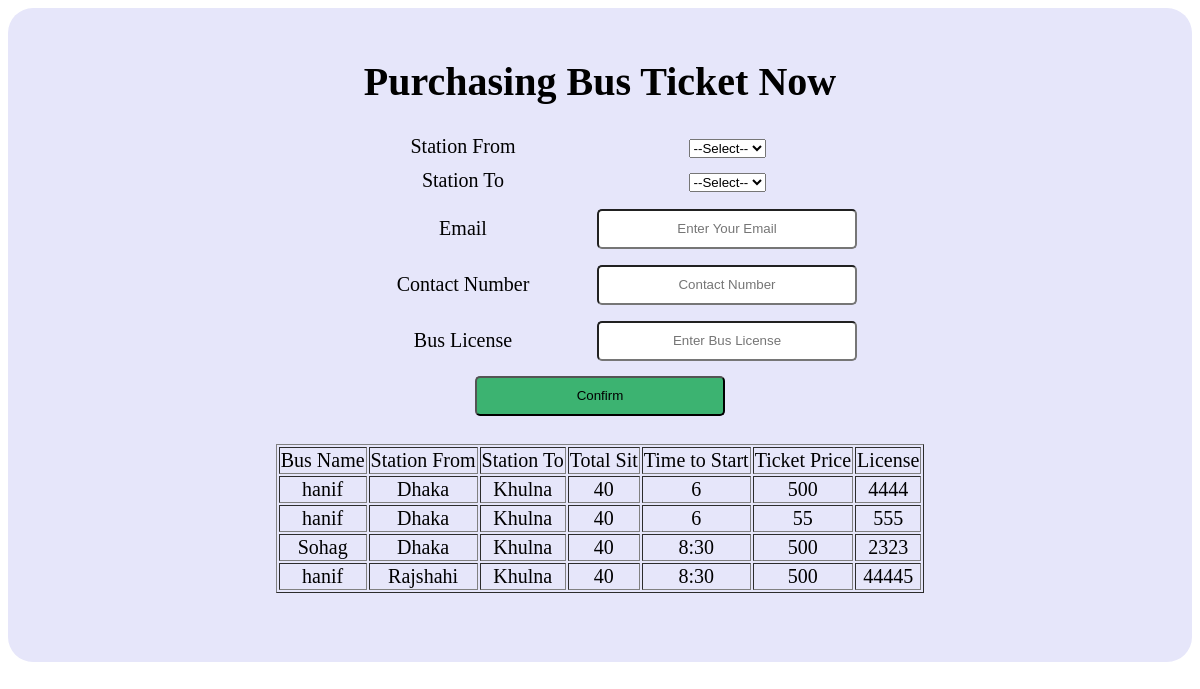
Page /busticket.php on the committed database.
### tables this page shows
CREATE TABLE `bustbl` (
  `bname` text NOT NULL,
  `from` text NOT NULL,
  `to` text NOT NULL,
  `sit` int(20) NOT NULL,
  `time` varchar(30) NOT NULL,
  `price` int(200) NOT NULL,
  `license` varchar(30) NOT NULL
);

### busticket.php (the view, shortened to what this page needs)
<?php
    include 'config.php';
	$query="select*from bustbl";
    $query_check=mysqli_query($con,$query);
?>
<!DOCTYPE html>
<html>
<head>
</head>
<body>
	<div class="container">
        <br>
        <h1 align="center" >Purchasing Bus Ticket Now</h1>
        <form action="busticket.php" method="POST" align="center">
             <table align="center" >
                    <td width=" 250px" >
                        <label>Station From<label>
                    </td>
                    <td>
                        <select name="from">
							<option value="">--Select--</option>
						</select>
                    </td>
                <tr height="40px">
                    <td>
                        <label id="form">Station To<label>
                    </td>
                    <td>
                        <select name="to">
							<option value="" >--Select--</option>
						</select>
                    </td>
                </tr>
				 <tr>
                    <td><label>Email<label>   </td>
                    <td> <input name="email" type="text" id="form" placeholder="Enter Your Email" required></input> </td>
				 <tr>
                    <td><label>Contact Number<label>   </td>
                    <td> <input name="number" type="text" id="form" placeholder="Contact Number" required></input> </td>
				 <tr>
                    <td><label>Bus License<label>   </td>
                    <td> <input name="license" type="text" id="form" placeholder="Enter Bus License" required></input> </td>
			</table>
				<button name="confirm" type="submit" class="btn">Confirm</button>
		<br>
		<br>
		 <table align="center" class="table" border="1x solid black">
                <b>
                <tr>
                    <td><label>Bus Name<label>   </td>
					<td>
                        <label>Station From<label>
                    </td>
					<td>
                        <label>Station To<label>
                    </td>
					<td>
                         <label>Total Sit<label>
                    </td>
					<td>
                        <label>Time to Start<label>
                    </td>
					 <td>
                        <label>Ticket Price<label>
                    </td>
					  <td>
                        <label>License<label>
                    </td>
             <?php while($row=mysqli_fetch_assoc($query_check)){ ?>
                <tr>
                    <td>
						<?php echo $row['bname']?>
                    </td>
					<td>
						<?php echo $row['from']?>
                    </td>
					 <td>
						<?php echo $row['to']?>
                    </td>
					<td>
						<?php echo $row['sit']?>
                    </td>
					 <td>
						<?php echo $row['time']?>
                    </td>
					 <td>
						<?php echo $row['price']?>
                    </td>
					 <td>
						<?php echo $row['license']?>
                    </td>
                </tr>
			 <?php } ?>
                </b>
            </table>
			<br>
			<br>
			<br>
        </form>
	</div>
</body>
</html>

### busticket.php (style rules this page uses)
.container { height:100%; width: 100%; background-color:#E6E6FA; border:3x solid black; border-radius:25px; margin:0 auto; font-size:20px; }
#form { margin: 5px; text-align:center; padding: 3px; height:30px; width: 250px; border-radius:5px; }
.btn { margin: 5px; text-align:center; padding: 3px; height:40px; width: 250px; border-radius:5px; background-color:#3CB371; }

### rows in the picture
bustbl: bname "hanif", from "Dhaka", to "Khulna", sit "40", time "6", price "500", license "4444"
bustbl: bname "hanif", from "Dhaka", to "Khulna", sit "40", time "6", price "55", license "555"
bustbl: bname "Sohag", from "Dhaka", to "Khulna", sit "40", time "8:30", price "500", license "2323"
bustbl: bname "hanif", from "Rajshahi", to "Khulna", sit "40", time "8:30", price "500", license "44445"
